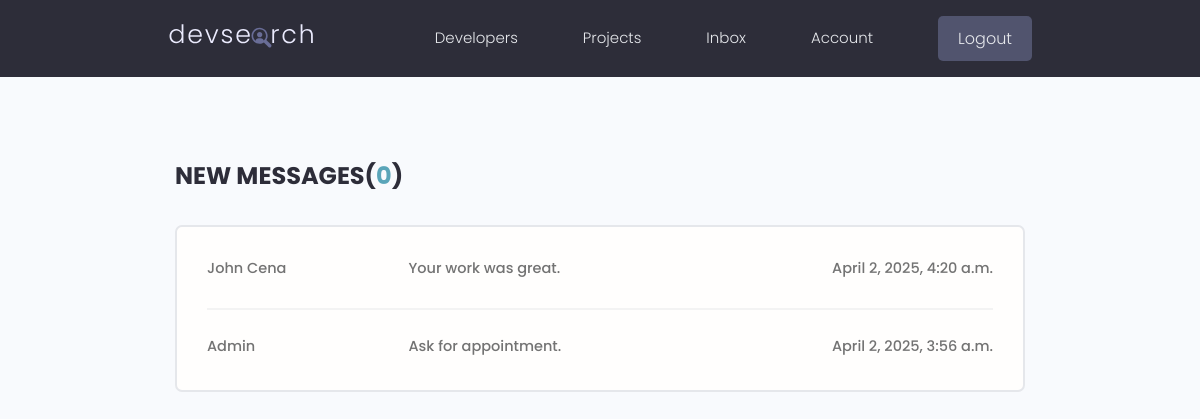
The page /inbox/ (signed in) on the database its author committed.
### users/models.py (models this page shows, shortened)
class Message(models.Model):
    sender = models.ForeignKey(Profile, on_delete=models.SET_NULL,null=True, blank=True)
    recipient = models.ForeignKey(Profile, on_delete=models.SET_NULL, null=True,blank=True, related_name="messages")
    name = models.CharField(max_length=200, null=True, blank=True)
    email = models.EmailField(max_length=200, null=True, blank=True)
    subject = models.CharField(max_length=200, null=True, blank=True)
    body = models.TextField()
    is_read = models.BooleanField(default=False, null=True) #IF THE MESSAGE IS JUST SENT, ITS GONNA BE BY DEFAULT FALSE.
    created = models.DateTimeField(auto_now_add=True)
    id = models.UUIDField(default=uuid.uuid4, unique=True,
                           primary_key=True, editable=False)
    class Meta:
        ordering = ['is_read', '-created']

### users/views.py (the view)
# urls.py: path('inbox/', views.inbox, name="inbox"),
@login_required(login_url='login')
def inbox(request):
    profile = request.user.profile #1ST GET THE LOGGED IN USER.
    messageRequest = profile.messages.all()
    unreadCount = messageRequest.filter(is_read=False).count()
    context = {'messageRequest':messageRequest, 'unreadCount':unreadCount}
    return render(request, 'users/inbox.html', context)

### users/templates/users/inbox.html
{% extends 'main.html' %}
{% load static %}
{% block content1 %}
  <main class="inbox my-xl">
    <div class="content-box">
      <h3 class="inbox__title">New Messages(<span>{{unreadCount}}</span>)</h3>
      <ul class="messages">
        {% for message in messageRequest %}
        {% if message.is_read == False %}
          <li class="message message--unread">
        {% else %}
          <li class="message">
        {% endif %}
          <a href="{% url 'message' message.id %}">
            <span class="message__author" href = "#" >{{message.name}}</span>
            <span class="message__subject"  >{{message.subject}}</span>
            <span class="message__date">{{message.created}}</span>
          </a>
        </li>
        {% endfor %}
      </ul>
    </div>
  </main>
{% endblock content1 %}

### static/styles/app.css (style rules this page uses)
:root { --color-sub: #2d2d39; }
.content-box { width: 95%; max-width: 85rem; margin: 0 auto; }
.inbox { height: 90vh; }
.inbox__title, .inbox__title span { font-size: 2.4rem; font-weight: 700; color: var(--color-sub); text-transform: uppercase; text-align: left; margin-bottom: 3rem; }
.inbox__title span { color: var(--color-main); }
.messages { list-style: none; background: var(--color-white); padding: 0.5rem 3rem; border: 2px solid var(--color-light); border-radius: 0.7rem; }
.message { padding: 2.5rem 0; }
.message > a span { font-size: 1.45rem; font-weight: 500; }
.message:not(:last-child) { border-bottom: 2px solid var(--color-white-light); }
.message > a { display: flex; gap: 1rem; }
.message__author, .message__date { flex-basis: 25%; }
.message__subject { flex-basis: 50%; }
.message__date { text-align: right; }

### static/uikit/styles/modules/_variables.css (style rules this page uses)
:root { --color-main: #5aa5b9; --color-main-light: #e6faff; --color-sub: #3f4156; --color-sub-light: #51546e; --color-sub-lighter: #ededfd; --color-text: #737373; --color-gray: #8b8b8b; --color-light: #e5e7eb; --color-light-gray: #767676; --color-bg: #f8fafd; --color-white: #fffefd; --color-white-light: #f3f3f3; --color-success: #359e64; --color-success-bg: #def8e8; --color-error: #fc4b0b; --color-error-bg: #fff2ee; --font-base: 'Poppins', arial, helvetica, 'Segoe UI', roboto, ubuntu, sans-serif; --font-monospace: 'Fira Code', 'Courier New', courier, monospace; --font-regular: 300; --font-medium: 500; --font-bold: 700; --generic-shadow: 1px 1px 5px #00000010; --generic-transition: all 0.3s ease-in-out; }

### static/uikit/styles/modules/_base.css (style rules this page uses)
* { margin: 0; padding: 0; box-sizing: border-box; text-rendering: optimizeLegibility; color: inherit; font-size: inherit; }
html { font-size: 50%; }
@media only screen and (min-width: 480px) { html { font-size: 56.25%; } }
@media only screen and (min-width: 1200px) { html { font-size: 62.5%; } }
body { line-height: 1.6; font-weight: 400; font-size: 1.5rem; color: var(--color-text); background-color: var(--color-bg); min-height: 100vh; }

### static/uikit/styles/modules/_typography.css (style rules this page uses)
* { font-family: var(--font-base); }
h3 { font-size: 3.2rem; font-weight: var(--font-medium); }
p, span, strong { font-size: 1.6rem; color: var(--color-text); font-weight: var(--font-regular); }
a { padding-bottom: 2px; text-decoration: none; display: inline-block; color: var(--color-main); font-weight: var(--font-medium); }

### static/uikit/styles/modules/_utilities.css (style rules this page uses)
.my-xl { margin: 8rem auto; }

### rows shown on the page
Message: name "John Cena", subject "Your work was great.", created "April 2, 2025, 4:20 a.m."
Message: name "Admin", subject "Ask for appointment.", created "April 2, 2025, 3:56 a.m."

### other values the page prints
{{ unreadCount }} "0"
